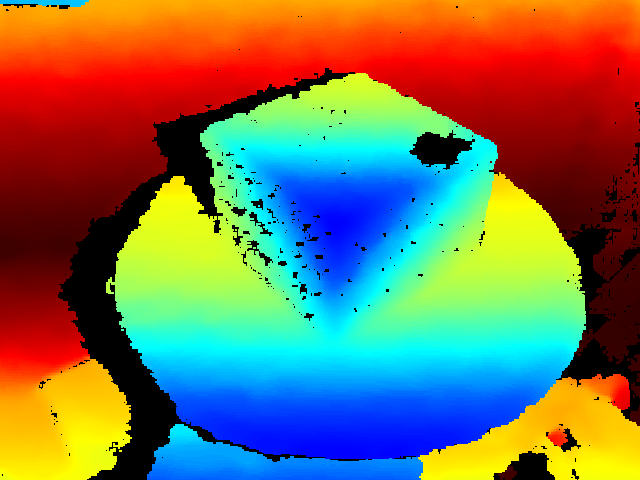
#> input picture DATA/cube/10_depth.png, 640 x 480 px, given in place of 4_colour.png, which was not available
$ python main.py
#> lines starting #> are read from the running program, lines starting #| are printed output that depends on the picture; pictures that were not available may be replaced by others from this repository, and a replacement may not be noted
#> in main, image is the input picture: shape (480, 640, 3); mean B, G, R 86.1, 115.6, 121.2
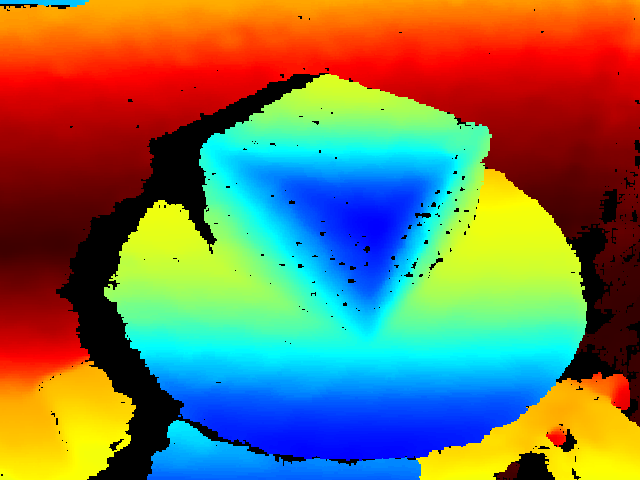
#> input picture DATA/cube/12_depth.png, 640 x 480 px, given in place of 4_depth.png, which was not available
#> in main, depthImageHoley is the input picture: shape (480, 640, 3); mean B, G, R 86.4, 115.9, 121.6
### MAIN/fillHoles.py
import numpy as np
import argparse
import cv2
from PIL import Image
from matplotlib import cm
import os

def fill_holes(depthImage):
    h,w,d = depthImage.shape
#> h = 480; w = 640; d = 3
    mask = np.empty([h, w], np.int8)
    for i in range(1,h-1):
        for j in range(1,w-1):
            #print("%s%s%s" % (depthImage[i,j,0], depthImage[i,j,1], depthImage[i,j,2]))
            if ("%s%s%s" % (depthImage[i,j,0], depthImage[i,j,1], depthImage[i,j,2])) == str('000'):
                mask[i, j] = np.int8(1)
                #print("400!!!!!")
            else:
                mask[i, j] = np.int8(0)
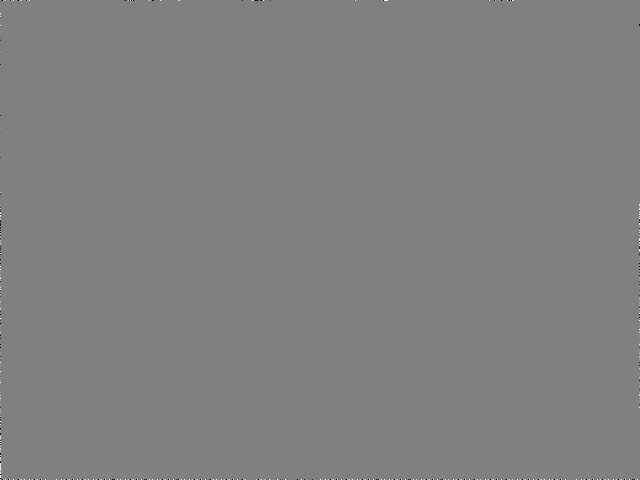
#> mask: shape (480, 640) int8; min -128, max 127, mean 0.1; drawn with min black and max white
                #print('0 was saved yo')
    cv2.imwrite("temp.bmp", mask)
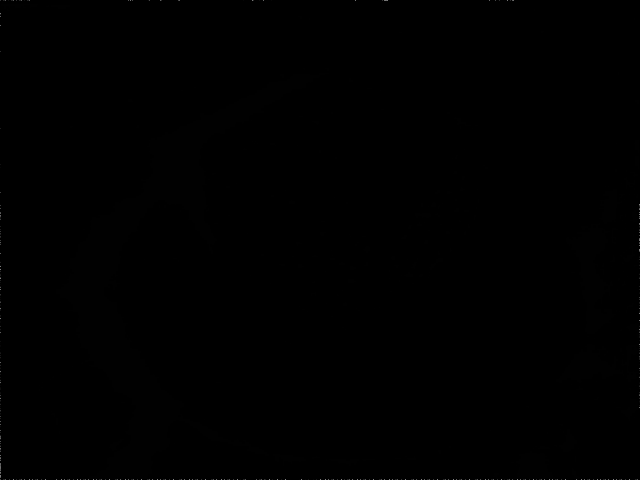
#> saved as temp.bmp: shape (480, 640); min 0, max 127, mean 0.2
    mask2 = cv2.imread("temp.bmp", cv2.IMREAD_GRAYSCALE)
    # cv2.imshow("bfshbf", mask2)
    # cv2.waitKey(0)
    os.remove("temp.bmp")
    print("File Removed!")
    #print(mask[1, 2].bit_length())
    return cv2.inpaint(depthImage, mask2, 3, cv2.INPAINT_TELEA)
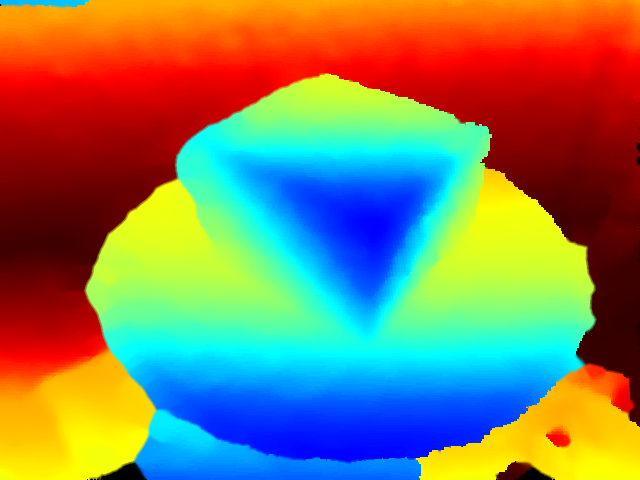
#> returned value: shape (480, 640, 3); mean of channels 0, 1, 2 93, 127.8, 133.1; drawn as B, G, R


# [7 lines left out: function main, not called in this run]

# [2 lines that do not run on import are left out]

### MAIN/createMask.py
import matplotlib.pyplot as plt
from PIL import Image, ImageDraw
import numpy as np
import cv2

def select_polygon(image):
    #image = cv2.imread(imagePath)
    plt.imshow(image)
    print("Please click")
#> (the run stopped early here; a loop or call above may not have finished)
